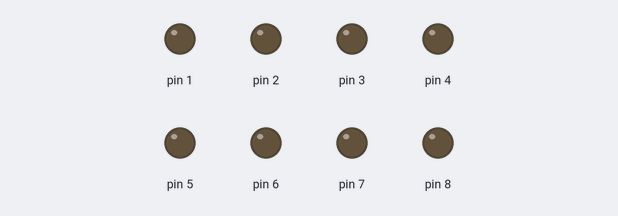
Simulated run of this sketch. Board: Arduino Uno, built with avr-gcc and run on an emulated ATmega328P. Parts: output pins drawn as LEDs (lit = HIGH).

Above: at 0.1 s.
At 10.1 s:
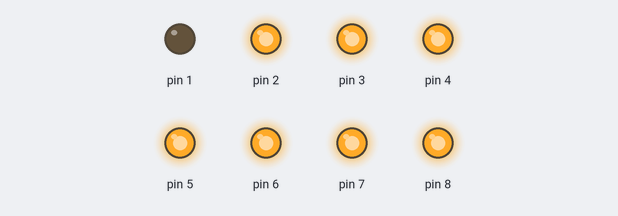
At 20.1 s:
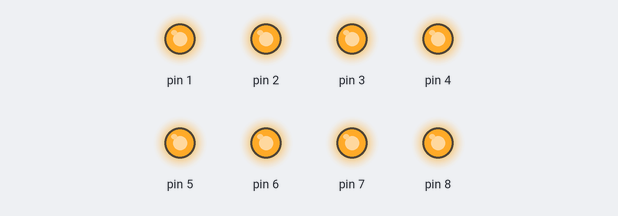
At 30.1 s:
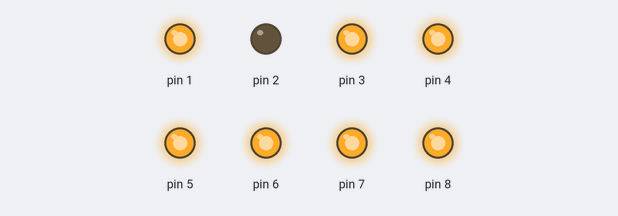
Timing chart, 0 to 31.6 s (numbered marks = the images above):
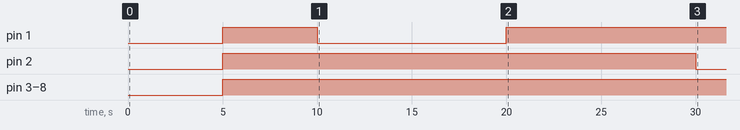

The sketch:

Relay_ver1.1.ino
```cpp
/*
Script to perform automated appliance switching using relay controlled extension cord.
Author: Manoj Gulati
PhD (IIIT-Delhi)
-- Sequential control: One appliance at a time
-- Total appliances: 8
-- ON Duration: 2min
-- OFF Duration: 2min
*/

int i;
#define guard_interval 5000
#define duration 10000
#define num_appliances 8
void setup()
{
  // initialize digital pin 0-7 as output.
  for (i = 1; i <= 8; i++)
  {
    pinMode(i, OUTPUT);
    digitalWrite(i, HIGH);
  }
}

void Turn_OFF()
{
  for (i = 1; i <= num_appliances; i++) // Loop to turn OFF all relays
  {
    digitalWrite(i, HIGH);
  }
}
void Turn_ON()
{
  for (i = 1; i <= num_appliances; i++) // Loop to turn OFF all relays
  {
    digitalWrite(i, LOW);
  }
}

// the loop function runs over and over again forever
void loop()
{
  //  Execution set of automated switching circuit

    Turn_ON();
    delay(guard_interval);              // wait
    Turn_OFF();
    delay(guard_interval);              // wait

    digitalWrite(1, LOW);digitalWrite(2, HIGH);digitalWrite(3, HIGH);digitalWrite(4, HIGH);  // Load-1
    digitalWrite(5, HIGH);digitalWrite(6, HIGH);digitalWrite(7, HIGH);digitalWrite(8, HIGH);
    delay(duration);              // wait
    Turn_OFF();
    delay(duration);              // wait

    digitalWrite(1, HIGH);digitalWrite(2, LOW);digitalWrite(3, HIGH);digitalWrite(4, HIGH);  // Load-2
    digitalWrite(5, HIGH);digitalWrite(6, HIGH);digitalWrite(7, HIGH);digitalWrite(8, HIGH);
    delay(duration);              // wait
    Turn_OFF();
    delay(duration);              // wait

    digitalWrite(1, HIGH);digitalWrite(2, HIGH);digitalWrite(3, LOW);digitalWrite(4, HIGH);  // Load-3
    digitalWrite(5, HIGH);digitalWrite(6, HIGH);digitalWrite(7, HIGH);digitalWrite(8, HIGH);
    delay(duration);              // wait
    Turn_OFF();
    delay(duration);              // wait

    digitalWrite(1, HIGH);digitalWrite(2, HIGH);digitalWrite(3, HIGH);digitalWrite(4, LOW);  // Load-4
    digitalWrite(5, HIGH);digitalWrite(6, HIGH);digitalWrite(7, HIGH);digitalWrite(8, HIGH);
    delay(duration);              // wait
    Turn_OFF();
    delay(duration);              // wait

    digitalWrite(1, HIGH);digitalWrite(2, HIGH);digitalWrite(3, HIGH);digitalWrite(4, HIGH);  // Load-5
    digitalWrite(5, LOW);digitalWrite(6, HIGH);digitalWrite(7, HIGH);digitalWrite(8, HIGH);
    delay(duration);              // wait
    Turn_OFF();
    delay(duration);              // wait

    digitalWrite(1, HIGH);digitalWrite(2, HIGH);digitalWrite(3, HIGH);digitalWrite(4, HIGH);  // Load-6
    digitalWrite(5, HIGH);digitalWrite(6, LOW);digitalWrite(7, HIGH);digitalWrite(8, HIGH);
    delay(duration);              // wait
    Turn_OFF();
    delay(duration);              // wait

    digitalWrite(1, HIGH);digitalWrite(2, HIGH);digitalWrite(3, HIGH);digitalWrite(4, HIGH);  // Load-7
    digitalWrite(5, HIGH);digitalWrite(6, HIGH);digitalWrite(7, LOW);digitalWrite(8, HIGH);
    delay(duration);              // wait
    Turn_OFF();
    delay(duration);              // wait

    digitalWrite(1, HIGH);digitalWrite(2, HIGH);digitalWrite(3, HIGH);digitalWrite(4, HIGH);  // Load-8
    digitalWrite(5, HIGH);digitalWrite(6, HIGH);digitalWrite(7, HIGH);digitalWrite(8, LOW);
    delay(duration);              // wait
    Turn_OFF();
    delay(duration);              // wait

    Turn_ON();
    delay(guard_interval);              // wait
    Turn_OFF();
    delay(guard_interval);              // wait
}
```

Measured:
- by itself, pin 1: LOW → HIGH at 5.0 s, → LOW 5.0 s later, → HIGH 10.0 s later
- by itself, pin 2: LOW → HIGH at 5.0 s, → LOW 25.0 s later
- by itself, pin 3–8: LOW → HIGH at 5.0 s
